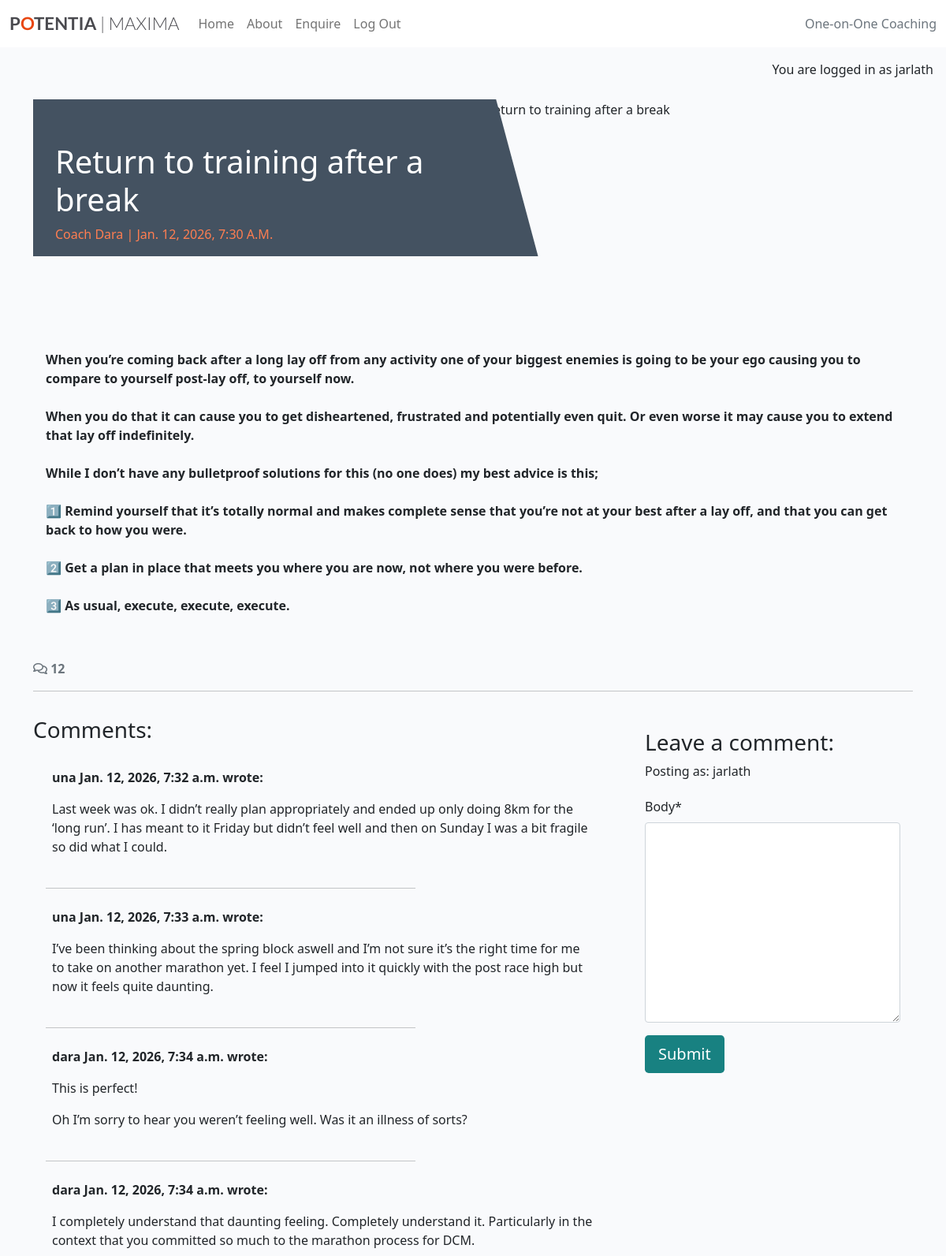
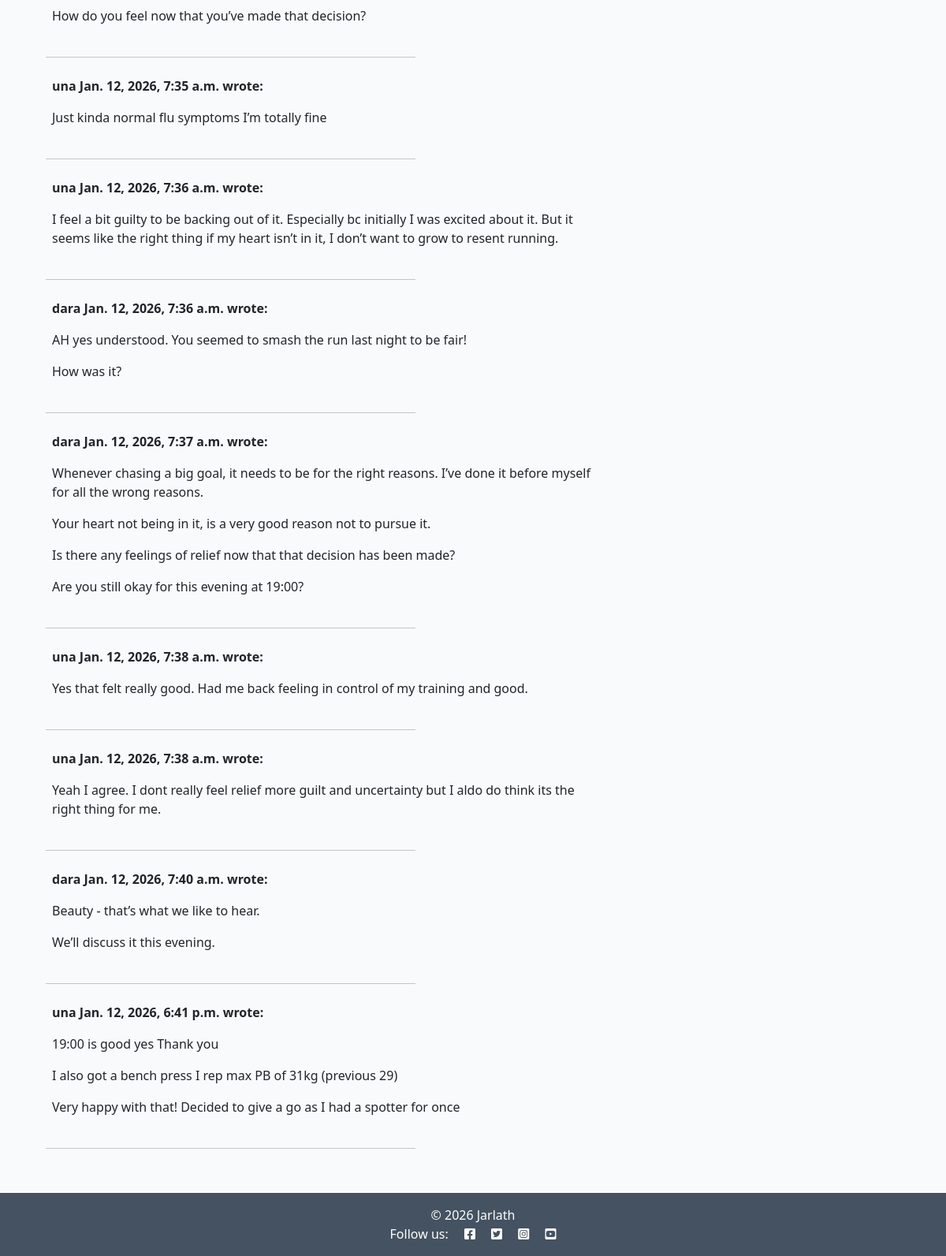
The app's page /return-to-training-after-a-break/ (signed in), older data (2 pictures, top to bottom).
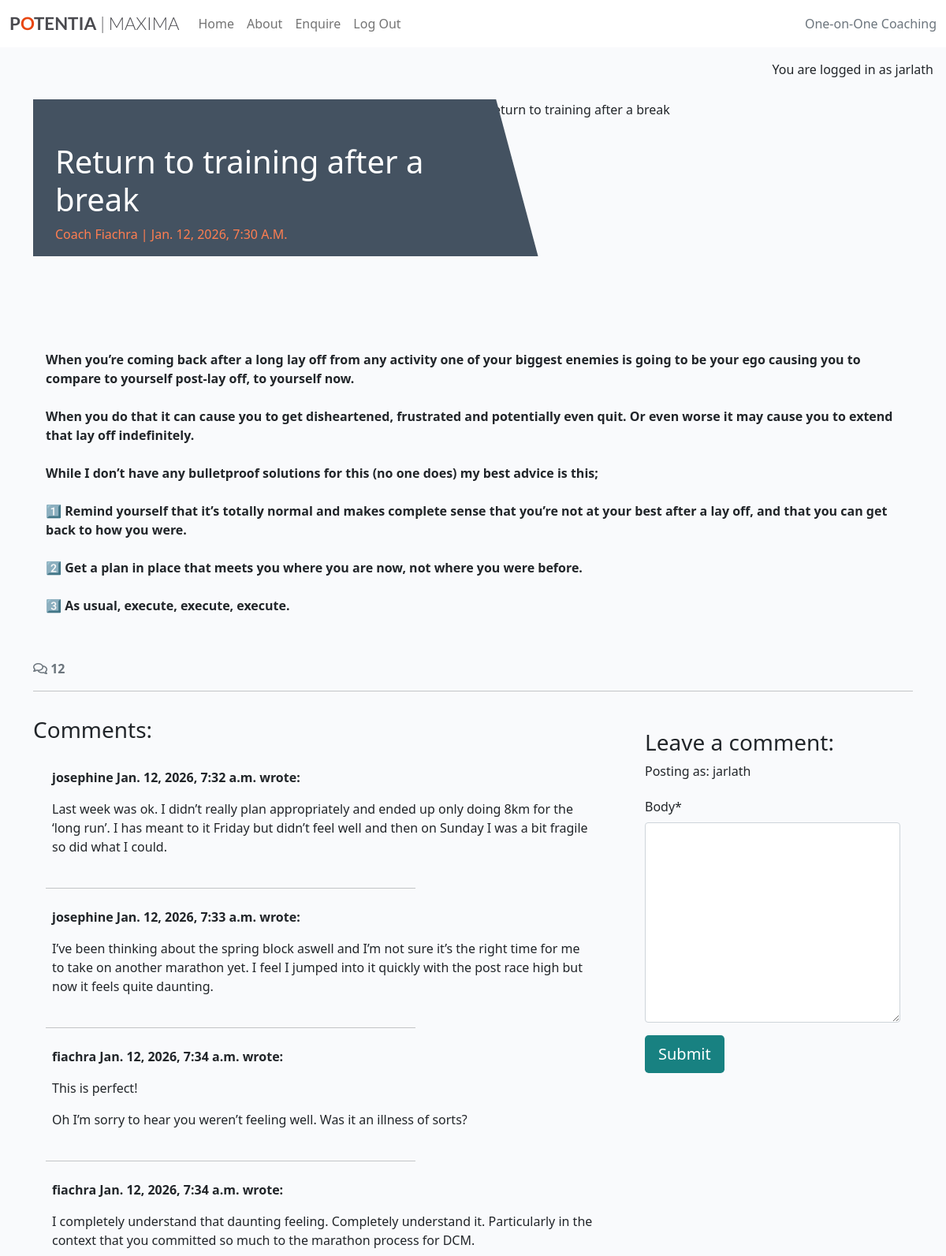
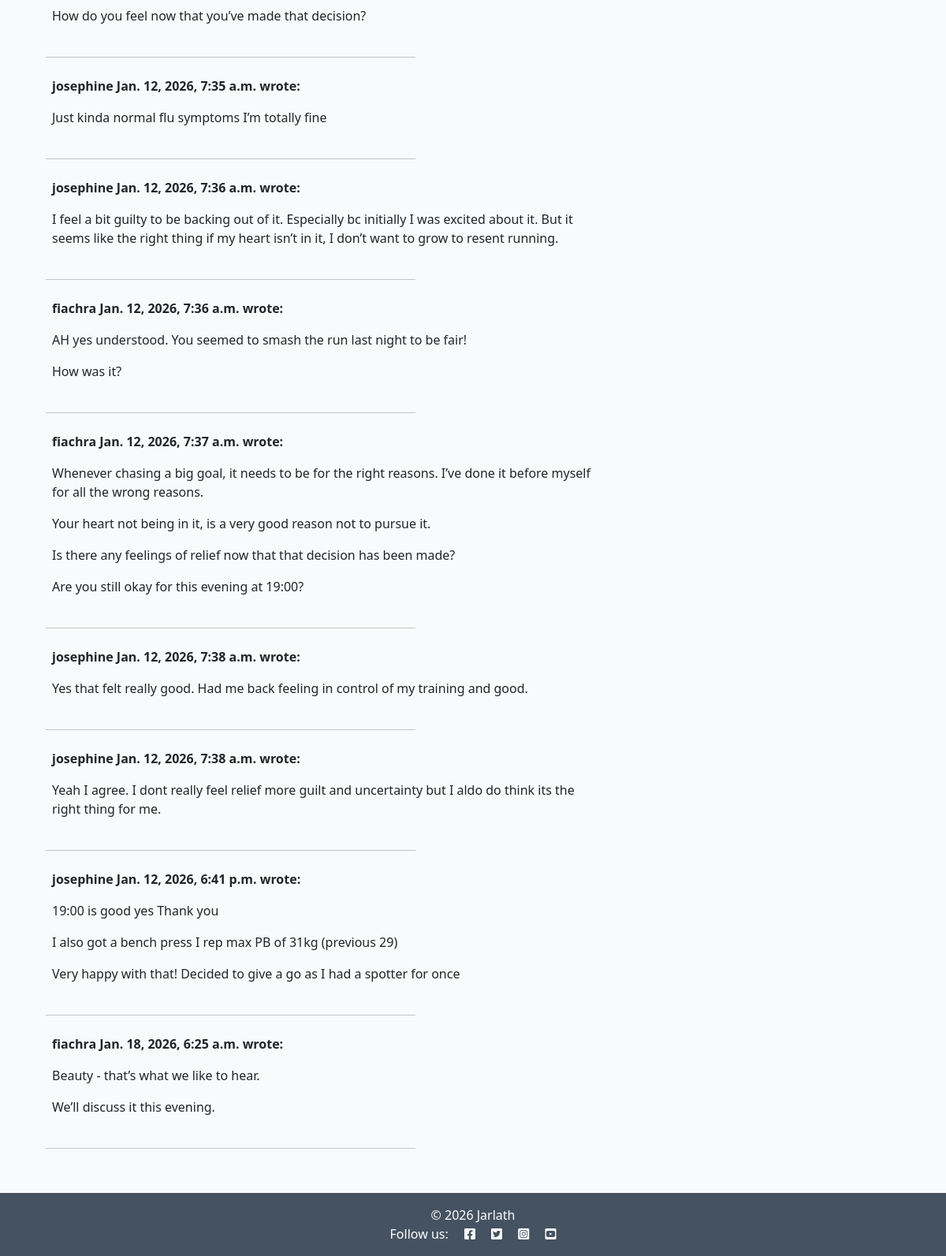
The same page, newer data (2 pictures, top to bottom).
### home/models.py (models this page shows, shortened)
class CoachingPost(models.Model):
    title = models.CharField(
        max_length=200, unique=True
    )
    slug = models.SlugField(max_length=200, unique=True)
    author = models.ForeignKey(User, on_delete=models.CASCADE)
    featured_image = CloudinaryField('image', default='placeholder')
    status = models.IntegerField(choices=STATUS, default=0)
    created_on = models.DateTimeField(auto_now_add=True)
    updated_on = models.DateTimeField(auto_now=True)
    content = models.TextField()
    excerpt = models.TextField(blank=True)
    class Meta:
        ordering = ["-created_on"]

class ProgressComment(models.Model):
    post = models.ForeignKey(
        CoachingPost,
        on_delete=models.CASCADE,
        related_name="comments",
    )
    author = models.ForeignKey(
        User,
        on_delete=models.CASCADE,
        related_name="commenter",
    )
    body = models.TextField()
    created_on = models.DateTimeField(auto_now_add=True)
    class Meta:
        ordering = ["created_on"]

### home/views.py (the view, shortened to what this page needs)
def coaching_post_detail(request, slug):
    queryset = CoachingPost.objects.filter(status=1)
    post = get_object_or_404(queryset, slug=slug)
    comments = post.comments.all().order_by("created_on")
    comment_count = post.comments.count()
    comment_form = CommentForm()
    return render(
        request,
        "home/coaching_post_detail.html",
        {
            "post": post,
            "comments": comments,
            "comment_count": comment_count,
            "comment_form": comment_form,
         },
    )

### home/forms.py
class CommentForm(forms.ModelForm):
    class Meta:
        model = ProgressComment
        fields = ('body',)

### home/templates/home/coaching_post_detail.html (shortened to what this page needs)
{% extends 'base.html' %}
{% load static %}
{% load crispy_forms_tags %}
{% block content %}
{% if user.is_authenticated %}
<div class="masthead">
    <div class="container">
        <div class="row g-0">
            <div class="col-md-6 masthead-text">
                <h1 class="post-title">{{ post.title }}</h1>
                <p class="post-subtitle">Coach {{ post.author }} | {{ post.created_on }}</p>
            </div>
            <div class="d-none d-md-block col-md-6 masthead-image">
                {% if "placeholder" in post.featured_image.url %}
                <img src="{% static 'images/default.webp' %}" class="scale" alt="placeholder image">
                {% else %}
                <img src="{{ post.featured_image.url }}" class="scale" alt="{{ post.title }}">
                {% endif %}
            </div>
        </div>
    </div>
</div>
<div class="container">
    <div class="row">
        <div class="col card mb-4  mt-3 left  top">
            <div class="card-body">
                <p class="card-text">
                    {{ post.content | safe }}
                </p>
            </div>
        </div>
    </div>
    <div class="row">
        <div class="col-12">
            <strong class="text-secondary">
                <i class="far fa-comments"></i> {{ comment_count }}
            </strong>
        </div>
        <div class="col-12">
            <hr>
        </div>
    </div>
    <div class="row">
        <div class="col-md-8 card mb-4  mt-3 ">
            <h3>Comments:</h3>
            <div class="card-body">
                {% for comment in comments %}
                <div class="p-2 comments">
                    <p class="font-weight-bold">
                        {{ comment.author }}
                        <span class="font-weight-normal">
                            {{ comment.created_on }}
                        </span> wrote:
                    </p>
                    <div id="comment{{ comment.id }}">
                        {{ comment.body | linebreaks }}
                    </div>
                </div>
                <div class="col-md-8">
                    <hr>
                </div>
                {% endfor %}
            </div>
        </div>
        <div class="col-md-4 card mb-4 mt-3">
            <div class="card-body">
                {% if user.is_authenticated %}
                <h3>Leave a comment:</h3>
                <p>Posting as: {{ user.username }}</p>
                <form id="commentForm" method="post" style="margin-top: 1.3em;">
                    {{ comment_form | crispy }}
                    <button id="submitButton" type="submit" class="btn btn-signup btn-lg">Submit</button>
                </form>
                {% else %}
                <p>Log in to leave a comment</p>
                {% endif %}
            </div>
        </div>
    </div>
</div>
{% endif %}
{% endblock content %}

Row changes from the older to the newer data that the page shows:
removed ProgressComment: author "dara", created_on "Jan. 12, 2026, 7:40 a.m.", body "Beauty - that’s what we like to hear. We’ll discuss it this evening."
changed CoachingPost "Return to training after a break": author "Dara" → "Fiachra"
changed ProgressComment "Jan. 12, 2026, 7:32 a.m.": author "una" → "josephine"
changed ProgressComment "Jan. 12, 2026, 7:33 a.m.": author "una" → "josephine"
changed ProgressComment (number 3 of 12 on the later page): author "dara" → "fiachra"
changed ProgressComment (number 4 of 12 on the later page): author "dara" → "fiachra"
changed ProgressComment "Jan. 12, 2026, 7:35 a.m.": author "una" → "josephine"
changed ProgressComment (number 6 of 12 on the later page): author "una" → "josephine"
changed ProgressComment (number 7 of 12 on the later page): author "dara" → "fiachra"
changed ProgressComment "Jan. 12, 2026, 7:37 a.m.": author "dara" → "fiachra"
changed ProgressComment (number 9 of 12 on the later page): author "una" → "josephine"
changed ProgressComment (number 10 of 12 on the later page): author "una" → "josephine"
changed ProgressComment "Jan. 12, 2026, 6:41 p.m.": author "una" → "josephine"
added ProgressComment: author "fiachra", created_on "Jan. 18, 2026, 6:25 a.m.", body "Beauty - that’s what we like to hear. We’ll discuss it this evening."
